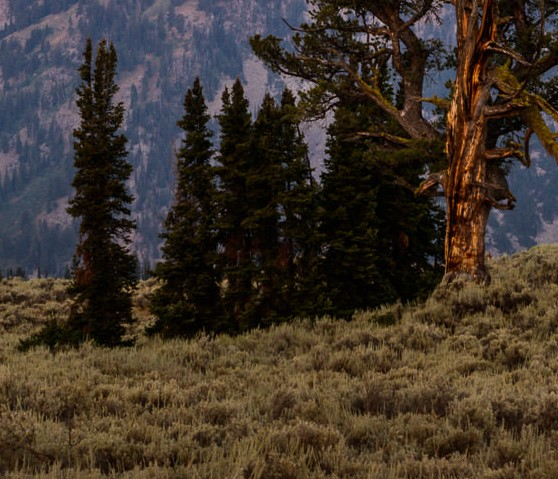
#> input picture 6scale-trans-rot/nature.jpg, 558 x 479 px
$ python translation.py
#> lines starting #> are read from the running program, lines starting #| are printed output that depends on the picture
import cv2
import numpy

#Loading image from memory
image = cv2.imread('nature.jpg')
#> image is the input picture: shape (479, 558, 3); mean B, G, R 43.9, 53.8, 64.3

#Translation matrix
matrix = numpy.float32([[1,0,100],[0,1,100]])

#Applying the matrix to the image
translated = cv2.warpAffine(image, matrix, (image.shape[1]+100,image.shape[0]+100))
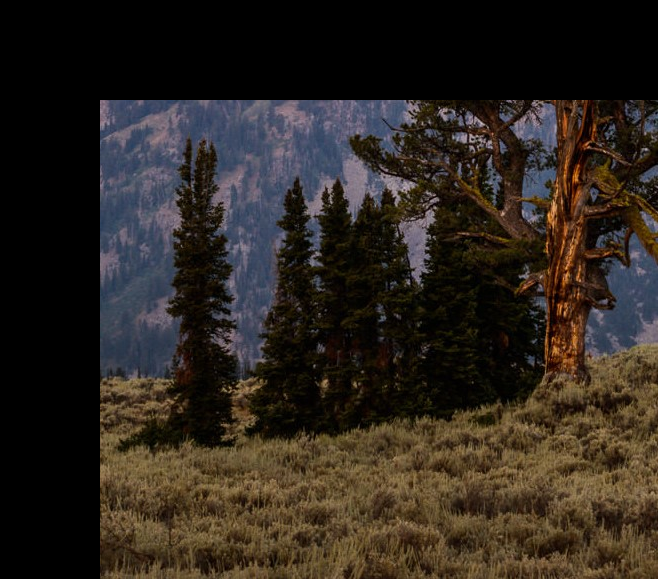
#> translated: shape (579, 658, 3); mean B, G, R 30.8, 37.7, 45.1
#warpAffine will get a function of 2*3
#Showing the image
cv2.imshow('translation', translated)
cv2.waitKey(4000)

$ run again, with 6scale-trans-rot/sample.png saved as 6scale-trans-rot/nature.jpg
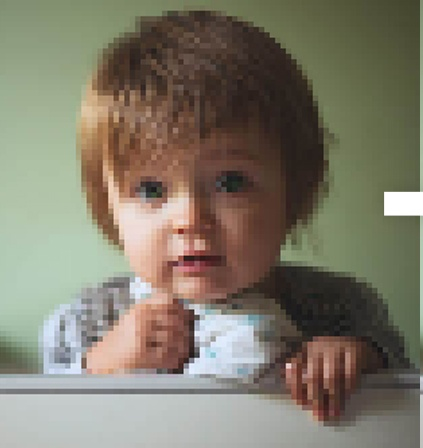
#> input picture 6scale-trans-rot/sample.png, 423 x 448 px
#> image is the input picture: shape (448, 423, 3); mean B, G, R 106.8, 122.4, 127.7
#> `translated = cv2.warpAffine(image, matrix, (image.shape[1]+100,image.s..`:
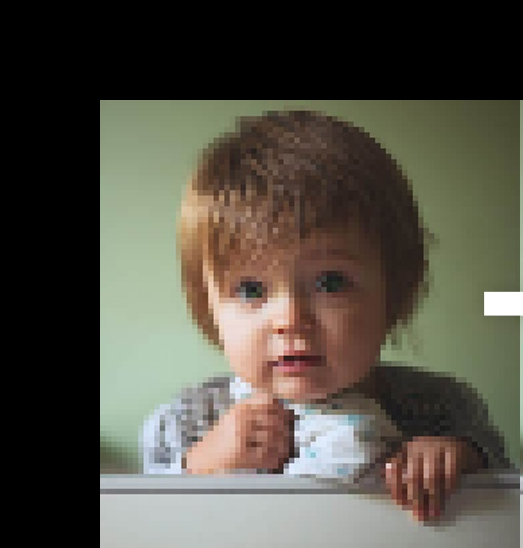
#> translated: shape (548, 523, 3); mean B, G, R 70.6, 80.9, 84.4
